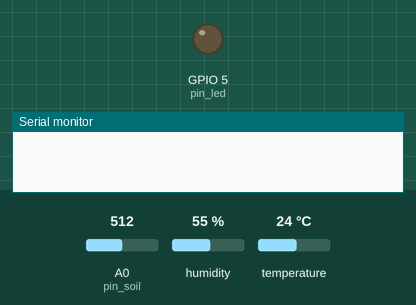
A sketch run on a simulated ESP8266 (NodeMCU). Parts: output pins drawn as LEDs (lit = HIGH), the last lines printed to the serial monitor. The test bench sets the inputs (shaded band); at power-on: A0 (pin_soil) = 512, humidity 55 %, temperature 24 °C. WiFi joins after 1.5 s; servers stay silent unless stated; web services answer with replies made up by the test bench; pins used as bus, display or sensor lines are not drawn. At 15.8 s the program puts the board to deep sleep or switches it off; the recording ends there.

Above: at 0.1 s.
At 3.6 s:
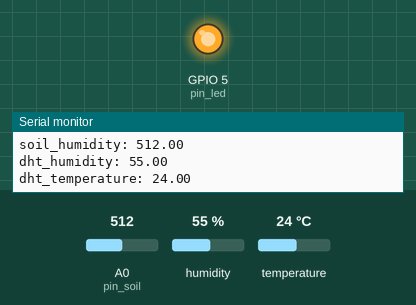
Timing chart, 0 to 10.0 s (numbered marks = the images above):
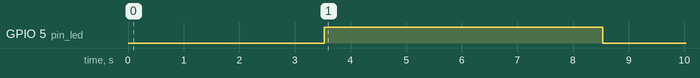

The sketch:

esp-soil-nodemcu.ino
```cpp
#include <ESP8266WiFi.h>
#include <dht11.h>

dht11 DHT;

const int pin_clk = 4;
const int pin_soil = A0;
const int pin_led = 5;
float prevTemp = 0;
const int pin_read = 2;

const char* host = "api.thingspeak.com";
String apiKey ="YOUR APIKEYS";
const char* MY_SSID = "YOUR SSID";
const char* MY_PWD = "YOUR PASSWORD";

#define SLEEPTIME 5*60*1000*1000

void setup() {
  Serial.begin(115200);
  Pin_Init();
  delay(500);
  connectWifi();
}

void loop() {
  float soil_hum,dht_hum,dht_temp;
  //char buffer[10];
  Serial.println("Requesting soil_humidity,dht_humidity,dhi_temperature...");
  soil_hum = Get_Soil_Val(8);
  Serial.print("soil_humidity: ");
  Serial.println(soil_hum);

 //read DHT1 datas
  int chk = DHT.read(pin_read);
  if(chk == DHTLIB_OK){
  //  char buff[64];
    char str_hum[6],str_temp[6];
    dht_hum = DHT.humidity;
    dht_temp = DHT.temperature;
  }
  Serial.print("dht_humidity: ");
  Serial.println(dht_hum);
  Serial.print("dht_temperature: ");
  Serial.println(dht_temp);
  delay(1000);
  //let the led sight 5s
  digitalWrite(pin_led, HIGH);
  delay(5000);
  digitalWrite(pin_led, LOW);
  delay(5000);

  //send datas to server
  sendTeperatureTS(soil_hum,dht_hum,dht_temp);
  Serial.println("");
  Serial.println("The System will sleep!\r\n");
  //ESP8266 deepsleep 5mins
  ESP.deepSleep(SLEEPTIME,WAKE_RF_DEFAULT);
}

void Pin_Init(void)
{
  pinMode(pin_clk, OUTPUT);
  pinMode(pin_soil, INPUT);
  pinMode(pin_led, OUTPUT);
  digitalWrite(pin_led, LOW);
//  pinMode(pin_vcc, OUTPUT);
  pinMode(pin_read, INPUT);
//  digitalWrite(pin_vcc, HIGH);

  analogWriteFreq(40000);
  analogWrite(pin_clk, 400);
}
//read soil humidity data
//读取n次 排序 取中间n-2次的平均值
float Get_Soil_Val(int n)
{
  float valtemp = 0;
  float ValBuf[n];
  int i = 0;
  int j = 0;
  //读取n次
  for(i=0;i<n;i++){
    ValBuf[i] = analogRead(pin_soil);
  }
 //排序
  for(i=0;i<n-1;i++){
    for(j=i+1;j<n;j++){
      if(ValBuf[i]>ValBuf[j]){
        valtemp = ValBuf[i];
        ValBuf[i] = ValBuf[j];
        ValBuf[j] = valtemp;
      }
    }
  }

  //取中间的n-2次的平均值
  valtemp = 0;
  for(i=1;i<n-1;i++){
    valtemp+=ValBuf[i];
  }
  valtemp/=(n-2);
  return valtemp;
}
//connect to your AP
void connectWifi()
{
  Serial.print("Connecting to "+*MY_SSID);
  WiFi.begin(MY_SSID, MY_PWD);
  while (WiFi.status() != WL_CONNECTED) {
  delay(1000);
  Serial.print(".");
  }

  Serial.println("");
  Serial.println("WiFi Connected");
  Serial.print("IP address: ");
  Serial.println(WiFi.localIP());
}//end connect

//send datas to server
void sendTeperatureTS(float soil_hum,float dht_hum,float dht_temp)
{
  Serial.print("Connecting to ");
  Serial.println(host);
  WiFiClient client;

   if (client.connect(host, 80)) { // use ip 184.106.153.149 or api.thingspeak.com
     Serial.println("WiFi Client connected ");

  // We now create a URI for the request
     String postStr = apiKey;
     postStr += "&field1=";
     postStr += String(soil_hum);
     postStr += "&field2=";
     postStr += String(dht_hum);
     postStr += "&field3=";
     postStr += String(dht_temp);
     postStr += "\r\n\r\n";

     Serial.print("Requesting URL:");
     Serial.println(postStr);
/*
    client.print(String("POST") + postStr +  "/update HTTP/1.1\n" +
                 "HOST: " + host + "\n" +
                 "Connection: close\r\n\r\n");
*/
  // This will send the request to the server
   client.print("POST /update HTTP/1.1\n");
   client.print("Host: api.thingspeak.com\n");
   client.print("Connection: close\n");
   client.print("X-THINGSPEAKAPIKEY: " + apiKey + "\n");
   client.print("Content-Type: application/x-www-form-urlencoded\n");
   client.print("Content-Length: ");
   client.print(postStr.length());
   client.print("\n");
   client.print(postStr);
   delay(1000);

     Serial.println("Respond:");
     while(client.available()){
       String line = client.readStringUntil('\r');
       Serial.print(line);
     }
  }//end if
  client.stop();
}//end send
```

Measured:
- by itself, GPIO 5 (pin_led): LOW → HIGH at 3.5 s, → LOW 5.0 s later
